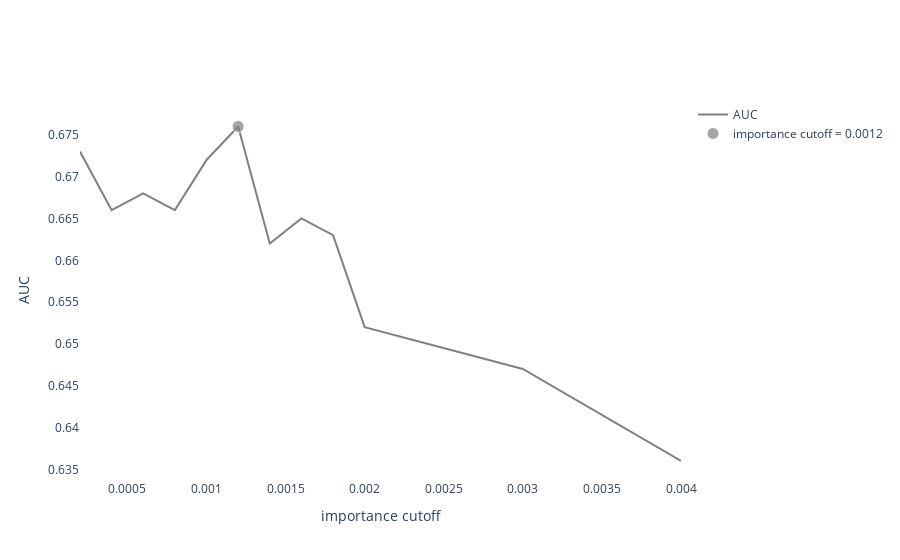

Write notebook code for a chart like this one.
### Markdown cell above
#### plot importance cutoff results

### Code cell
import plotly.graph_objects as go
it_res = pd.DataFrame({'importance cutoff':importance_thresholds,
                     'AUC':auc_results})
print(it_res)
peak = it_res.loc[it_res['AUC']==max(it_res['AUC']),:]
if (peak.shape[0]>1):
    peak = peak.loc[peak['importance cutoff']==max(peak['importance cutoff']),:]
peak_it = float(peak['importance cutoff'])
peak_auc = float(peak['AUC'])


fig = go.Figure()
#add precision trace
fig.add_trace(go.Scatter(x=it_res['importance cutoff'],
                         y=it_res['AUC'],
                         mode='lines',
                         name='AUC',
                         marker_color='grey'))

fig.add_trace(go.Scatter(x=[peak_it],
                         y=[peak_auc],
                         mode="markers",
                         name="importance cutoff = {}".format(peak_it),
                         marker_color='grey',
                         marker=dict(size=[12])))
fig.update_layout(plot_bgcolor='rgba(0,0,0,0)',
                  yaxis_title='AUC',
                  xaxis_title='importance cutoff')
fig.show()

### Figure 1 — Plotly figure (JSON) as saved in the notebook; plotly's stock layout.template omitted (floating-point values rounded to 4 significant figures)
{"data": [{"marker": {"color": "grey"}, "mode": "lines", "name": "AUC", "type": "scatter", "x": [0.0002, 0.0004, 0.0006, 0.0008, 0.001, 0.0012, 0.0014, 0.0016, 0.0018, 0.002, 0.003, 0.004], "y": [0.673, 0.666, 0.668, 0.666, 0.672, 0.676, 0.662, 0.665, 0.663, 0.652, 0.647, 0.636]}, {"marker": {"color": "grey", "size": [12]}, "mode": "markers", "name": "importance cutoff = 0.0012", "type": "scatter", "x": [0.0012], "y": [0.676]}], "layout": {"plot_bgcolor": "rgba(0,0,0,0)", "xaxis": {"title": {"text": "importance cutoff"}}, "yaxis": {"title": {"text": "AUC"}}}}
